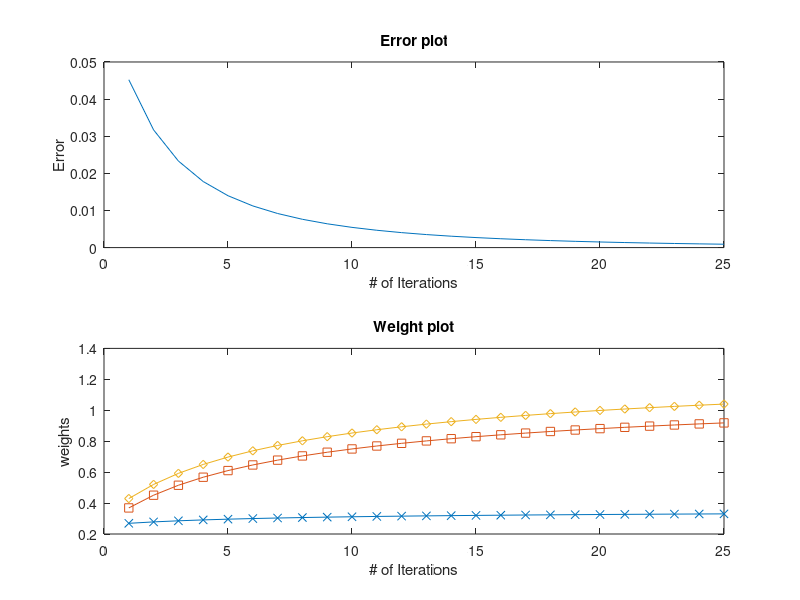

The MATLAB script that drew this image:
w1=rand;
w2=rand;
w3=rand;
d=0.9;
x1=0.1;
x2=0.9;
x3=1;
a=x1.*w1+x2.*w2+x3.*w3;
y=(1+exp(-a)).^(-1);
e=(y-d).^2;
err=[];
w_1=[];
w_2=[];
w_3=[];
err = [err, e];
w_1=[w_1,w1];
w_2=[w_2,w2];
w_3=[w_3,w3];
while e>.001
  dw1=2.*(d-y).*y.*(1-y).*x1;
  dw2=2.*(d-y).*y.*(1-y).*x2;
  dw3=2.*(d-y).*y.*(1-y).*x3;
  w1=w1+dw1;
  w2=w2+dw2;
  w3=w3+dw3;
  a=x1.*w1+x2.*w2+x3.*w3;
  y=(1+exp(-a)).^(-1);
  e=(y-d).^2;
  err = [err, e];
  w_1=[w_1,w1];
  w_2=[w_2,w2];
  w_3=[w_3,w3];
end
figure
subplot(2,1,1)
plot(err)
xlabel ("# of Iterations")
ylabel ("Error")
title('Error plot')
subplot(2,1,2)
plot(w_1,"x-",w_2,"s-",w_3,"d-")
xlabel ("# of Iterations")
ylabel ("weights")
title('Weight plot')